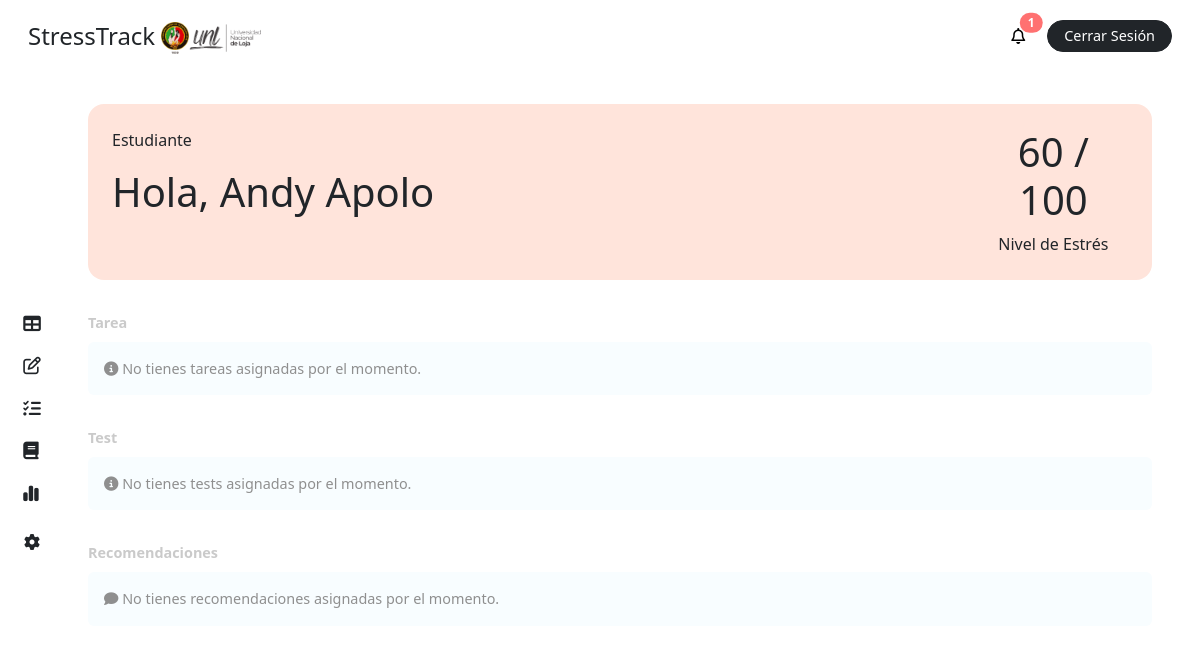
Page /panel/ (signed in) on the earlier database version.
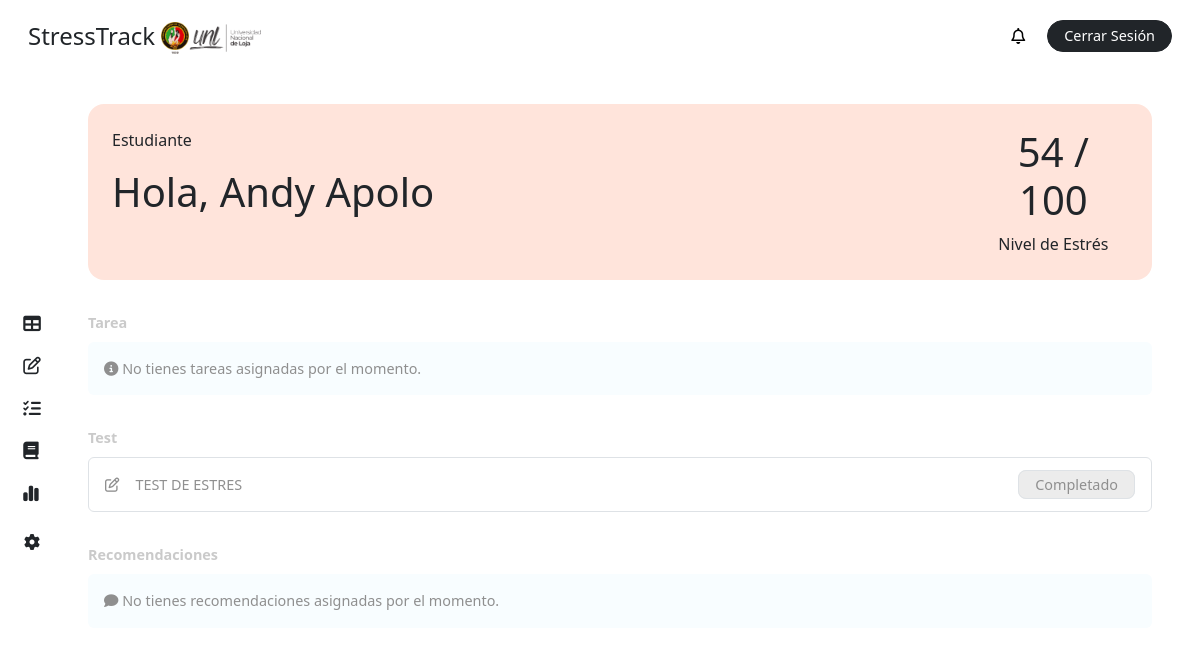
Same page on the later database version.
### stress/models.py (models this page shows, shortened)
class Test(models.Model):
    title = models.CharField(max_length=255)
    due_date = models.DateField(blank=True, null=True)
    Team = models.ManyToManyField(Team, related_name='tests')
    course = models.ForeignKey(Course, on_delete=models.CASCADE, related_name='tests', default='2')
    created_at = models.DateTimeField(auto_now_add=True)
    updated_at = models.DateTimeField(auto_now=True)

### stress/views.py (the view)
# urls.py: path('panel/', views.panel, name='panel'),
@login_required
def panel(request):
    user = request.user
    course = user.course
    team = user.group
    tasks = None
    tests = None
    top_3_stressed_students = None
    average_stress = None
    course_teaching = user.teaching_courses.first()
    courses = Course.objects.all()
    professors = CustomUser.objects.filter(role='teacher').all()
    if course_teaching:
        students = course_teaching.students.filter(stress__gt=0)
        top_3_stressed_students = students.order_by('-stress')[:3]
        average_stress = int(students.aggregate(avg_stress=Avg('stress'))['avg_stress'] or 0)
    if course:
        tasks = course.tasks.filter(due_date__gte=date.today()).order_by('due_date')
    if team:
        tests = team.tests.all()
    stress = user.stress
    color = ""
    recommendations = user.recommendation
    if 0 <= stress <= 20:
        color = 'bg-good'
    elif 20 < stress <= 40:
        color = 'bg-not-bad'
    elif 40 < stress <= 60:
        color = 'bg-dangerr'
    elif 60 < stress <= 100:
        color = 'bg-dying'
    context = {
        'name': user.first_name or "Usuario",
        'surname': user.last_name or "Usuario",
        'color': color,
        'recommendation': recommendations,
        'stress': stress,
        'role': user.role,
        'top_3_stressed_students': top_3_stressed_students,
        'average_stress': average_stress,
        'course_teaching': course_teaching,
        'notifications': user.notifications.all(),
        'unread_notifications': user.notifications.filter(is_read=False).count(),
        'courses': courses,
        'professors': professors,
    }
    if tasks:
        if tasks.exists():
            tmp_task = tasks.first()
            task = {
                'title': tmp_task.title,
                'date': tmp_task.due_date
            }
        else:
            task = None
    else:
        task = None
    if tests:
        tmp_test = tests.last()
        flg = test_resolve(tmp_test, user)
        test = {
            'id': tmp_test.id,
            'title': tmp_test.title,
            'state': flg
        }
    else:
        test = None
    context['task'] = task
    context['test'] = test
    return render(request, 'dashboard/panel.html', context)

### stress/utils.py (called while the page is built)
def test_resolve(test, user):
    answered = Answer.objects.filter(student=user,question__test=test).exists()
    return answered

### stress/templates/dashboard/panel.html (shortened to what this page needs)
{% extends "base/dashboard_base.html" %}
{% block content %}
{% include "elements/dashboard_sidebar.html" with role=role %}
<main class="main p-4 pt-2 pe-5">
    <div class="{{ color }} p-4 rounded-4 my-4">
        <div class="row">
            {% if role == 'student' %}
                <div class="col-10">
                    <p>Estudiante</p>
                    <h1>Hola, {{ name }} {{surname}} </h1>
                </div>
                <div class="col-2 text-center">
                    <h1>{{ stress }} / 100</h1>
                    <p class="m-0">Nivel de Estrés</p>
                </div>
            {% endif %}
        </div>
    </div>
    {% if role == 'student' %}
        <div class="mb-4">
            <label class="text-grisillo fw-bold my-2">Tarea</label>
            {% if not task %}
                <div class="bg-inf p-3 rounded-2 text-gris">
                    <i class="fas fa-info-circle"></i> No tienes tareas asignadas por el momento.
                </div>
            {% endif %}
        </div>
        <div class="mb-4">
            <label class="text-grisillo fw-bold my-2">Test</label>
        {% if not test %}
        <div class="bg-inf p-3 rounded-2 text-gris">
            <i class="fas fa-info-circle"></i> No tienes tests asignadas por el momento.
        </div>
        {% else %}
        <div class="p-3 rounded-2 text-gris border border-1">
            <div class="row">
                <div class="col-10">
                    <i class="fa-regular fa-pen-to-square me-3"></i>{{ test.title }}
                </div>
                <div class="col-2 text-end">
                        {% if not test.state %}
                            <div class="ms-4 p-1 d-inline rounded-4 fs-7">
                                <a href="{% url 'test' test.id %}" class="text-decoration-none border border-dark text-dark py-1 px-3 rounded-3 fs-7">Realizar Test</a>
                            </div>
                        {% else %}
                            <div class="ms-4 bg-color-grisillo py-1 px-3 border d-inline rounded-3 fs-7">
                                Completado
                            </div>
                            {% endif %}
                        </div>
                    </div>
                </div>
                {% endif %}
        </div>
        <div class="mb-4">
            <label class="text-grisillo fw-bold my-2">Recomendaciones</label>
            {% if not recommendation %}
            <div class="bg-inf p-3 rounded-2 text-gris">
                <i class="fas fa-comment"></i> No tienes recomendaciones asignadas por el momento.
            </div>
            {% endif %}
        </div>
    {% endif %}
</main>
{% endblock %}

Differences in the rows shown:
added Test: title "TEST DE ESTRES"
Other differences:
{{ stress }}: "60" → "54"
{{ unread_notifications }}: "1" → (not shown)
text no longer shown: "No tienes tests asignadas por el momento."
text now shown: "Completado"
